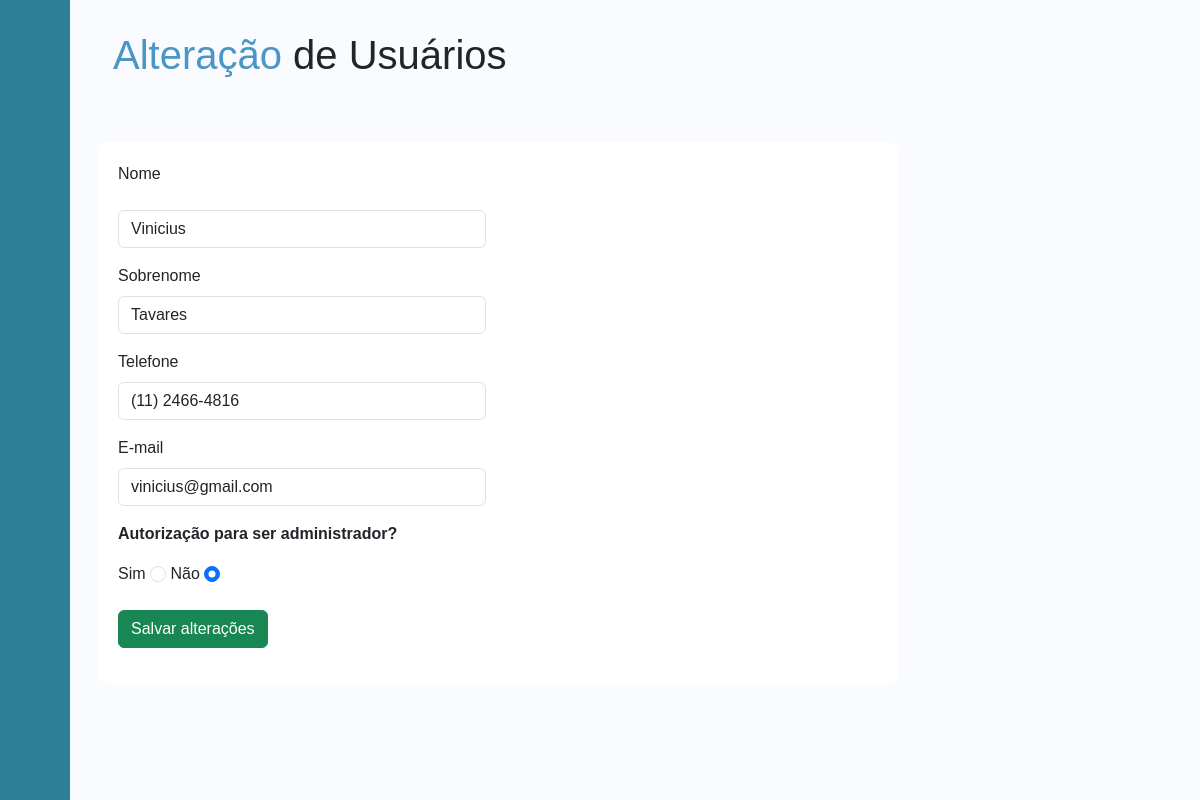
The page /view/editar.php?id=29 (signed in) on the database its author committed.
### tables this page shows
CREATE TABLE `usuarios` (
  `id` int(11) NOT NULL,
  `nome` varchar(255) NOT NULL,
  `email` varchar(255) NOT NULL,
  `senha` varchar(255) NOT NULL,
  `admin` tinyint(1) NOT NULL,
  `login` tinyint(1) NOT NULL,
  `sobrenome` varchar(255) NOT NULL,
  `telefone` varchar(20) NOT NULL
);

### config/Connection.php (called while the page is built, shortened)
<?php
class Connection {
    private $host = 'localhost';
    private $username = 'root';
    private $password = '';
    private $database = 'hostdeprojetos_tess';
    public function connection() {
        $con = new mysqli($this->host, $this->username, $this->password, $this->database);
        mysqli_set_charset($con, 'utf8');
        return $con;
    }
}

### model/AdminDAO.php (called while the page is built, shortened)
<?php
class AdminDAO {
    public function getUser(Connection $con, $id) {
        $query = 'SELECT * FROM usuarios WHERE id = '.$id;
        return mysqli_query($con->connection(), $query);
    }
}

### controllers/AdminController.php (called while the page is built, shortened)
<?php
require_once('../class/Usuario.php');
require_once('../model/AdminDAO.php');
require_once('../config/Connection.php');
class AdminController {
    public function carregaUsuario($id) {
        $conexao = new Connection();
        $admin = new AdminDAO();
        $resultado = $admin->getUser($conexao, $id);
        $user = $resultado->fetch_assoc();
        $usuario = new Usuario($user['nome'], $user['sobrenome'], $user['telefone'], $user['email']);
        $usuario->setId($user['id']);
        $usuario->setAdmin($user['admin']);
        return $usuario;
    }
}

### class/Usuario.php (called while the page is built, shortened)
<?php
class Usuario {
    private $nome;
    private $sobrenome;
    private $telefone;
    private $email;
    private $admin;
    function __construct($nome = null, $sobrenome = null, $telefone = null, $email = null, $senha = null) {
        $this->nome = $nome;
        $this->sobrenome = $sobrenome;
        $this->telefone = $telefone;
        $this->email = $email;
    }
    public function getNome() {
        return $this->nome;
    }
    public function getSobrenome() {
        return $this->sobrenome;
    }
    public function getTelefone() {
        return $this->telefone;
    }
    public function getEmail() {
        return $this->email;
    }
    public function getAdmin() {
        return $this->admin;
    }
    public function setAdmin ($admin) {
        $this->admin = $admin;
    }
}

### view/editar.php (the view, shortened to what this page needs)
<?php
if ($_REQUEST['id']) {
    require_once('../controllers/AdminController.php');
    $admin = new AdminController();
    $usuario = $admin->carregaUsuario($_REQUEST['id']);
} else {
    header('Location: ../view/admin.php');
}
?>
<head>
    <link href="https://cdn.jsdelivr.net/npm/bootstrap@5.0.2/dist/css/bootstrap.min.css" rel="stylesheet">
    <link rel="stylesheet" href="../src/style/style3.css">
    <link href="https://cdn.lineicons.com/4.0/lineicons.css" rel="stylesheet" />
    <link href="https://cdn.jsdelivr.net/npm/bootstrap@5.3.0-alpha3/dist/css/bootstrap.min.css" rel="stylesheet">
</head>
<body>
    <?php include_once "../module/menu_admin.php" ?>
    <h1 id="titulo_semana"><span class="theme_title">Alteração</span> de Usuários</h1>
    <div class="profile-section mt-5">
        <div class="row">
            <div class="form_editar">
                <form action="../config/edit_usuario_handler.php" method="POST">
                    <div class="row">
                        <div class="col-md-6 mb-3">
                            <p id="nome">
                                <label for="nome" class="form-label">Nome</label>
                            </p>
                            <input type="text" class="form-control" id="nome" name="nome" placeholder="<?= $usuario->getNome() ? $usuario->getNome() : 'Nome' ?>" value="<?= $usuario->getNome() ? $usuario->getNome() : '' ?>" />
                        </div>
                    </div>
                    <div class="row">
                        <div class="col-md-6 mb-3">
                            <label for="sobrenome" class="form-label">Sobrenome</label>
                            <input type="sobrenome" class="form-control" id="sobrenome" name="sobrenome" placeholder="<?= $usuario->getSobrenome() ? $usuario->getSobrenome() : 'Sobrenome' ?>" value="<?= $usuario->getSobrenome() ? $usuario->getSobrenome() : '' ?>" />
                        </div>
                    </div>
                    <div class="row">
                        <div class="col-md-6 mb-3">
                            <label for="telefone" class="form-label">Telefone</label>
                            <input type="tel" class="form-control" id="telefone" name="telefone" placeholder="<?= $usuario->getTelefone() ? $usuario->getTelefone() : 'Telefone'  ?>" value="<?= $usuario->getTelefone() ? $usuario->getTelefone() : '' ?>" pattern="(\([0-9]{2}\))\s([9]{1})?([0-9]{4})-([0-9]{4})" />
                        </div>
                    </div>
                    <div class="row">
                        <div class="col-md-6 mb-3">
                            <label for="email" class="form-label">E-mail</label>
                            <input type="email" class="form-control" id="email" name="email" placeholder="<?= $usuario->getEmail() ? $usuario->getEmail() : 'E-mail' ?>" value="<?= $usuario->getEmail() ? $usuario->getEmail() : '' ?>" />
                        </div>
                    </div>
                    <div class="row">
                        <p id="admin">Autorização para ser administrador?</p>
                        <div class="col-md-6 mb-3">
                            <label for="admin1" class="form-label">Sim</label>
                            <input type="radio" class="form-check-input" id="admin" name="admin" value="1" <?= $usuario->getAdmin() ? 'checked' : '' ?> />
                            <label for="admin2" class="form-label">Não</label>
                            <input type="radio" class="form-check-input" id="admin" name="admin" value="0" <?= $usuario->getAdmin() ? '' : 'checked' ?> />
                        </div>
                    </div>
                    <button type="submit" class="btn btn-success" name="submit">Salvar alterações</button>
                </form>
            </div>
        </div>
    </div>
    </div>
    </div>
    </div>
    </div>
</body>

### src/style/style3.css (style rules this page uses)
* { font-family: "Poppins", sans-serif; }
h1 { font-weight: 600; font-size: 1.5rem; }
body { font-family: 'Poppins', sans-serif; }
body { background-color: #f7f7f7; }
.profile-section { background-color: white; border-radius: 10px; padding: 20px; }
#titulo_semana { text-align: left; padding: 15px; }
.theme_title { color: #4b95c7; }
#admin { font-weight: bold; }

### rows shown on the page
usuarios: nome "Vinicius", sobrenome "Tavares", telefone "(11) 2466-4816", email "vinicius@gmail.com", admin "☑"
